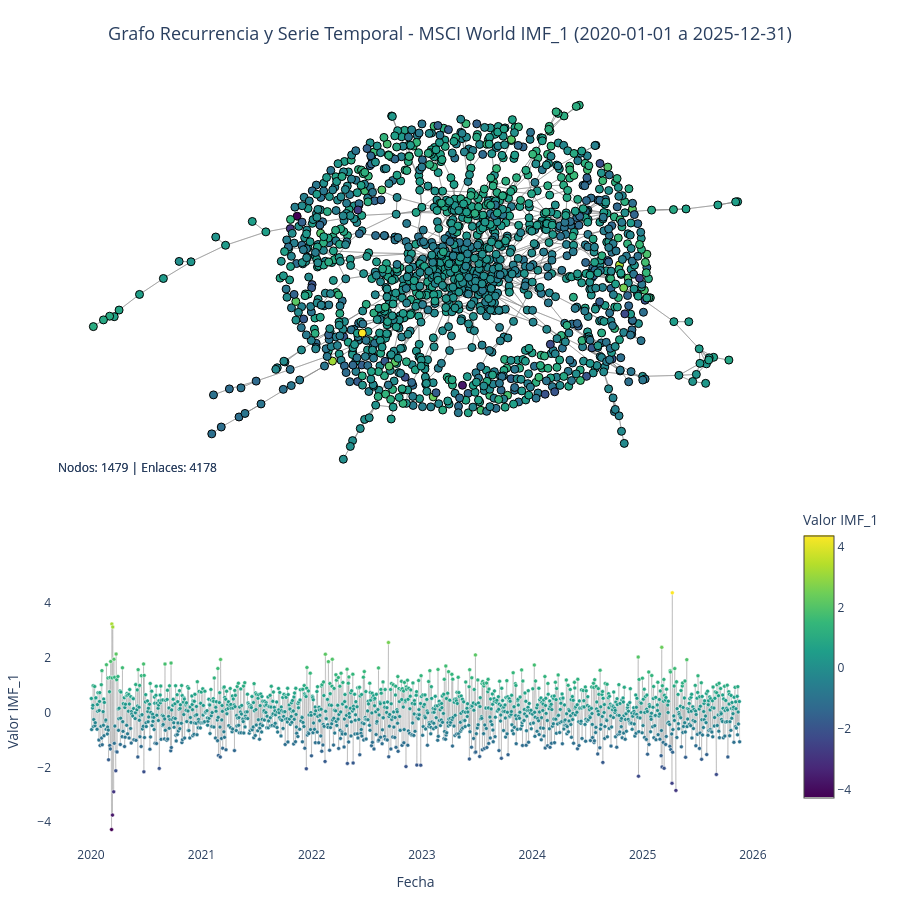

This figure's notebook cell:
### Code cell
# Crear visualización del grafo con Plotly usando layout de fuerza
# Incluyendo también la serie temporal de la IMF en la misma figura

# Validar que hay datos para visualizar
if len(indices_filtrados) == 0:
    raise ValueError("No hay nodos en el rango de fechas especificado. Ajusta el rango de fechas.")

if len(enlaces_mapeados) == 0:
    print("⚠ Advertencia: No hay enlaces en el subgrafo filtrado.")

# Convertir valores a arrays de numpy para asegurar compatibilidad
valores_imf_array = np.array(valores_imf_filtrados, dtype=np.float64)

# Crear grafo NetworkX para calcular layout
print("Creando grafo NetworkX...")
G = nx.Graph()
G.add_nodes_from(range(len(indices_filtrados)))
if len(enlaces_mapeados) > 0:
    # Asegurar que los enlaces sean tuplas de enteros
    enlaces_tuplas = [(int(edge[0]), int(edge[1])) for edge in enlaces_mapeados]
    G.add_edges_from(enlaces_tuplas)
    print(f"Grafo creado con {G.number_of_nodes()} nodos y {G.number_of_edges()} enlaces")

# Calcular layout usando spring layout (fuerza dirigida)
print("Calculando layout del grafo...")
pos = nx.spring_layout(G, k=1, iterations=50, seed=42)

# Extraer posiciones
x_pos = np.array([pos[i][0] for i in range(len(indices_filtrados))])
y_pos = np.array([pos[i][1] for i in range(len(indices_filtrados))])

# Preparar texto de hover de forma más eficiente
def formatear_fecha(fecha):
    """Formatea una fecha de forma segura."""
    try:
        if isinstance(fecha, pd.Timestamp):
            return fecha.strftime('%Y-%m-%d')
        elif isinstance(fecha, str):
            return fecha
        else:
            return str(pd.Timestamp(fecha).strftime('%Y-%m-%d'))
    except:
        return str(fecha)

textos_hover = [
    f"Fecha: {formatear_fecha(fecha)}<br>Valor IMF_1: {val:.4f}<br>Índice: {idx}"
    for fecha, val, idx in zip(fechas_filtradas, valores_imf_array, indices_temporales_filtrados)
]

# Crear trazas para los enlaces de forma más eficiente
print("Creando trazas de enlaces...")
edge_x = []
edge_y = []
if len(enlaces_mapeados) > 0:
    for edge in enlaces_mapeados:
        src_idx = int(edge[0])
        dst_idx = int(edge[1])
        x0, y0 = pos[src_idx]
        x1, y1 = pos[dst_idx]
        edge_x.extend([x0, x1, None])
        edge_y.extend([y0, y1, None])

# Crear traza de enlaces
edge_trace = go.Scatter(
    x=edge_x,
    y=edge_y,
    mode='lines',
    line=dict(width=0.5, color='#888'),
    hoverinfo='none',
    showlegend=False
)

# Calcular rango de valores para la escala de colores (compartida entre grafo y serie temporal)
valor_min = np.min(valores_imf_array)
valor_max = np.max(valores_imf_array)

# Crear traza para los nodos
print("Creando traza de nodos...")
node_trace = go.Scatter(
    x=x_pos,
    y=y_pos,
    mode='markers',
    marker=dict(
        size=8,
        color=valores_imf_array,
        colorscale='Viridis',
        cmin=valor_min,  # Rango mínimo para la escala
        cmax=valor_max,  # Rango máximo para la escala
        showscale=False,  # Ocultar colorbar del grafo, se mostrará solo en la serie temporal
        line=dict(width=1, color='black')
    ),
    text=textos_hover,
    hoverinfo='text',
    showlegend=False
)

# Crear traza para la serie temporal con colores basados en valores (mismo heatmap que el grafo)
print("Creando traza de serie temporal...")
serie_temporal_trace = go.Scatter(
    x=fechas_filtradas,
    y=valores_imf_array,
    mode='lines+markers',
    name='IMF_1',
    line=dict(color='rgba(128,128,128,0.3)', width=1),  # Línea sutil gris para conectar puntos
    marker=dict(
        size=4,
        color=valores_imf_array,
        colorscale='Viridis',
        cmin=valor_min,  # Mismo rango que el grafo
        cmax=valor_max,  # Mismo rango que el grafo
        showscale=True,  # Solo esta traza mostrará la colorbar
        colorbar=dict(title="Valor IMF_1", x=1.02, len=0.4, y=0.25),
        line=dict(width=0.5, color='white')
    ),
    hovertemplate='Fecha: %{x}<br>Valor IMF_1: %{y:.4f}<extra></extra>'
)

# Crear figura con subplots: grafo arriba, serie temporal abajo
print("Creando figura con subplots...")
fig = make_subplots(
    rows=2, cols=1,
    row_heights=[0.6, 0.4],  # 60% para el grafo, 40% para la serie temporal
    subplot_titles=(
        f'Grafo Recurrencia - MSCI World IMF_1 ({fecha_inicio.date()} a {fecha_fin.date()})',
        'Serie Temporal IMF_1'
    ),
    vertical_spacing=0.12
)

# Añadir trazas del grafo al primer subplot
fig.add_trace(edge_trace, row=1, col=1)
fig.add_trace(node_trace, row=1, col=1)

# Añadir traza de serie temporal al segundo subplot
fig.add_trace(serie_temporal_trace, row=2, col=1)

# Actualizar layout del primer subplot (grafo)
fig.update_xaxes(
    showgrid=False,
    zeroline=False,
    showticklabels=False,
    row=1, col=1
)
fig.update_yaxes(
    showgrid=False,
    zeroline=False,
    showticklabels=False,
    row=1, col=1
)

# Actualizar layout del segundo subplot (serie temporal)
fig.update_xaxes(
    title_text="Fecha",
    row=2, col=1
)
fig.update_yaxes(
    title_text="Valor IMF_1",
    row=2, col=1
)

# Actualizar layout general
fig.update_layout(
    title=dict(
        text=f'Grafo Recurrencia y Serie Temporal - MSCI World IMF_1 ({fecha_inicio.date()} a {fecha_fin.date()})',
        x=0.5,
        xanchor='center',
        font=dict(size=18)
    ),
    showlegend=False,
    hovermode='closest',
    height=900,
    margin=dict(b=50, l=50, r=50, t=80),
    annotations=[
        dict(
            text=f"Nodos: {len(indices_filtrados)} | Enlaces: {len(enlaces_mapeados)}",
            showarrow=False,
            xref="paper", yref="paper",
            x=0.005, y=0.48,
            xanchor='left', yanchor='bottom',
            font=dict(size=12)
        )
    ],
    plot_bgcolor='white'
)

# Guardar en HTML
archivo_html = "data/16dic25/grafo_recurrencia_2020_2025.html"
print(f"Guardando visualización en {archivo_html}...")
fig.write_html(archivo_html)
print(f"✓ Visualización guardada exitosamente")

# Mostrar la figura
fig.show()

### Figure 1 — Plotly figure (JSON) as saved in the notebook; plotly's stock layout.template omitted (floating-point values rounded to 4 significant figures; data arrays with more than 128 entries replaced by an {"elided": "..."} marker saying what was removed)
{"data": [{"hoverinfo": "none", "line": {"color": "#888", "width": 0.5}, "mode": "lines", "showlegend": false, "type": "scatter", "x": {"elided": "12534 float values"}, "xaxis": "x", "y": {"elided": "12534 float values"}, "yaxis": "y"}, {"hoverinfo": "text", "marker": {"cmax": 4.375, "cmin": -4.267, "color": {"elided": "1479 float values"}, "colorscale": [[0, "#440154"], [0.1111, "#482878"], [0.2222, "#3e4989"], [0.3333, "#31688e"], [0.4444, "#26828e"], [0.5556, "#1f9e89"], [0.6667, "#35b779"], [0.7778, "#6ece58"], [0.8889, "#b5de2b"], [1, "#fde725"]], "line": {"color": "black", "width": 1}, "showscale": false, "size": 8}, "mode": "markers", "showlegend": false, "text": {"elided": "1479 str values"}, "type": "scatter", "x": {"elided": "1479 float values"}, "xaxis": "x", "y": {"elided": "1479 float values"}, "yaxis": "y"}, {"hovertemplate": "Fecha: %{x}<br>Valor IMF_1: %{y:.4f}<extra></extra>", "line": {"color": "rgba(128,128,128,0.3)", "width": 1}, "marker": {"cmax": 4.375, "cmin": -4.267, "color": {"elided": "1479 float values"}, "colorbar": {"len": 0.4, "title": {"text": "Valor IMF_1"}, "x": 1.02, "y": 0.25}, "colorscale": [[0, "#440154"], [0.1111, "#482878"], [0.2222, "#3e4989"], [0.3333, "#31688e"], [0.4444, "#26828e"], [0.5556, "#1f9e89"], [0.6667, "#35b779"], [0.7778, "#6ece58"], [0.8889, "#b5de2b"], [1, "#fde725"]], "line": {"color": "white", "width": 0.5}, "showscale": true, "size": 4}, "mode": "lines+markers", "name": "IMF_1", "type": "scatter", "x": {"elided": "1479 str values"}, "xaxis": "x2", "y": {"elided": "1479 float values"}, "yaxis": "y2"}], "layout": {"annotations": [{"font": {"size": 12}, "showarrow": false, "text": "Nodos: 1479 | Enlaces: 4178", "x": 0.005, "xanchor": "left", "xref": "paper", "y": 0.48, "yanchor": "bottom", "yref": "paper"}, {"font": {"size": 12}, "showarrow": false, "text": "Nodos: 1479 | Enlaces: 4178", "x": 0.005, "xanchor": "left", "xref": "paper", "y": 0.48, "yanchor": "bottom", "yref": "paper"}], "height": 900, "hovermode": "closest", "margin": {"b": 50, "l": 50, "r": 50, "t": 80}, "plot_bgcolor": "white", "showlegend": false, "title": {"font": {"size": 18}, "text": "Grafo Recurrencia y Serie Temporal - MSCI World IMF_1 (2020-01-01 a 2025-12-31)", "x": 0.5, "xanchor": "center"}, "xaxis": {"anchor": "y", "domain": [0, 1], "showgrid": false, "showticklabels": false, "zeroline": false}, "xaxis2": {"anchor": "y2", "domain": [0, 1], "title": {"text": "Fecha"}}, "yaxis": {"anchor": "x", "domain": [0.472, 1], "showgrid": false, "showticklabels": false, "zeroline": false}, "yaxis2": {"anchor": "x2", "domain": [0, 0.352], "title": {"text": "Valor IMF_1"}}}}
